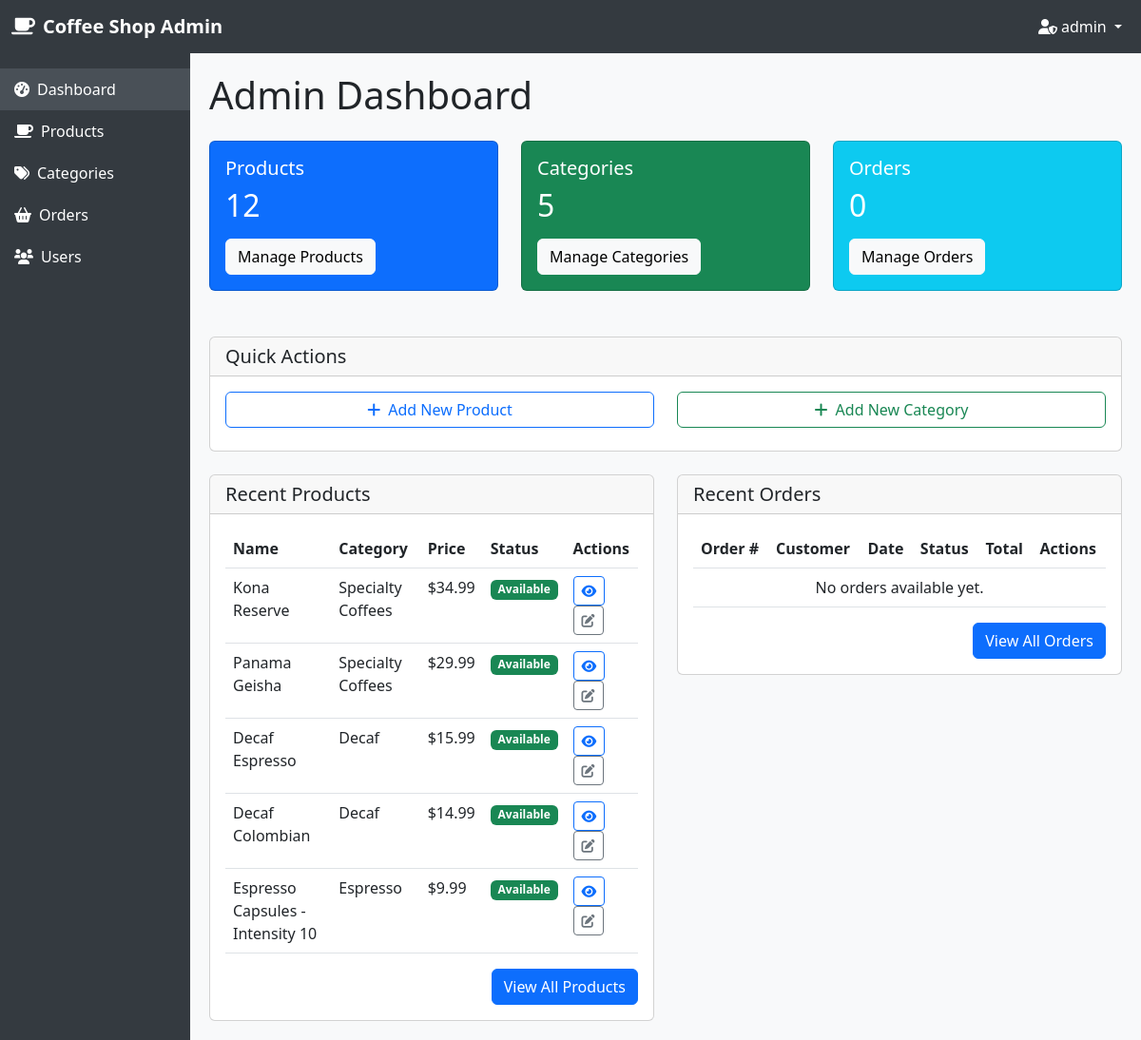
The page /admin-dashboard/ (signed in) on the database as committed earlier.
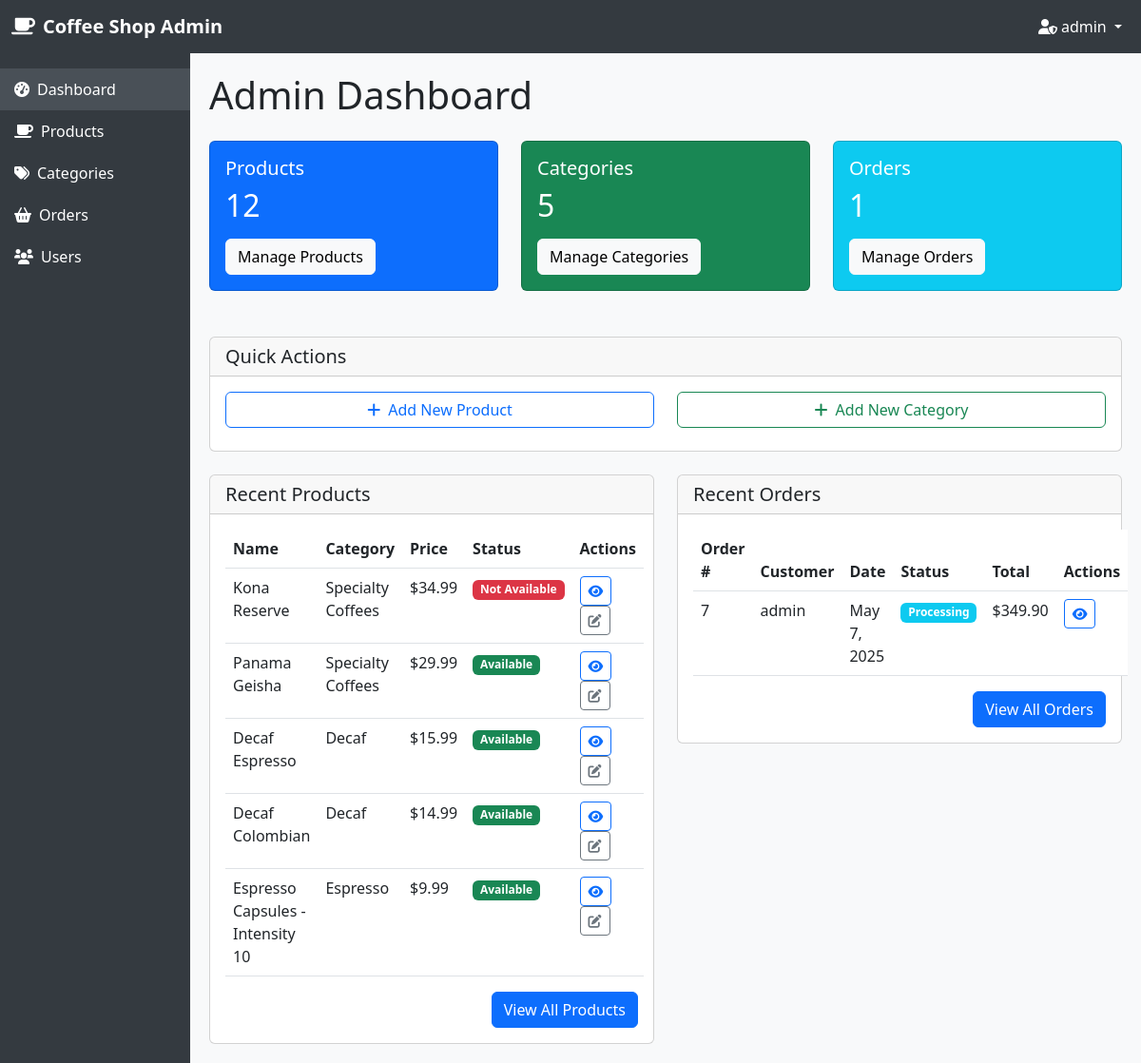
The same page on the database as committed later.
### store/models.py (models this page shows, shortened)
class Product(models.Model):
    ROAST_CHOICES = [
        ('light', 'Light Roast'),
        ('medium', 'Medium Roast'),
        ('dark', 'Dark Roast'),
        ('espresso', 'Espresso Roast'),
    ]
    FORMAT_CHOICES = [
        ('whole_bean', 'Whole Bean'),
        ('ground', 'Ground'),
        ('capsule', 'Capsules'),
    ]
    name = models.CharField(max_length=200)
    category = models.ForeignKey(Category, on_delete=models.CASCADE, related_name='products')
    description = models.TextField()
    price = models.DecimalField(max_digits=6, decimal_places=2)
    stock = models.IntegerField(default=0)
    image = models.ImageField(upload_to='products/', blank=True, null=True)
    roast_level = models.CharField(max_length=20, choices=ROAST_CHOICES)
    origin = models.CharField(max_length=100)  # País o región de origen
    format = models.CharField(max_length=20, choices=FORMAT_CHOICES)
    weight = models.IntegerField(help_text="Weight in grams")
    created_at = models.DateTimeField(auto_now_add=True)
    updated_at = models.DateTimeField(auto_now=True)
    is_available = models.BooleanField(default=True)
    class Meta:
        ordering = ['name']

class Category(models.Model):
    name = models.CharField(max_length=200, unique=True)  # Nombre único
    description = models.TextField(blank=True)  # Descripción opcional
    class Meta:
        verbose_name_plural = 'Categories'
        ordering = ['name']  # Orden alfabético

class Order(models.Model):
    STATUS_CHOICES = [
        ('pending', 'Pending'),
        ('processing', 'Processing'),
        ('shipped', 'Shipped'),
        ('delivered', 'Delivered'),
        ('cancelled', 'Cancelled'),
    ]
    customer = models.ForeignKey(Customer, on_delete=models.CASCADE, related_name='orders')
    date_ordered = models.DateTimeField(auto_now_add=True)
    complete = models.BooleanField(default=False)  # Indica si el pedido está finalizado
    transaction_id = models.CharField(max_length=100, null=True, blank=True)
    status = models.CharField(max_length=20, choices=STATUS_CHOICES, default='pending')
    shipping_address = models.TextField(blank=True, null=True)
    class Meta:
        ordering = ['-date_ordered']  # Más recientes primero
    @property
    def get_cart_total(self):
        orderitems = self.orderitem_set.all()
        total = sum([item.get_total for item in orderitems])
        return total

class Customer(models.Model):
    user = models.OneToOneField(User, on_delete=models.CASCADE)
    phone = models.CharField(max_length=15, blank=True, null=True)
    address = models.TextField(blank=True, null=True)

class OrderItem(models.Model):
    product = models.ForeignKey(Product, on_delete=models.CASCADE)
    order = models.ForeignKey(Order, on_delete=models.CASCADE)
    quantity = models.IntegerField(default=1)
    date_added = models.DateTimeField(auto_now_add=True)
    @property
    def get_total(self):
        return self.product.price * self.quantity

### store/views.py (the view)
# urls.py: path('admin-dashboard/', views.dashboard, name="dashboard"),
@user_passes_test(is_admin)
def dashboard(request):
    product_count = Product.objects.count()
    category_count = Category.objects.count()
    order_count = Order.objects.count()
    products = Product.objects.all().order_by('-created_at')
    orders = Order.objects.all().order_by('-date_ordered')
    context = {
        'product_count': product_count,
        'category_count': category_count,
        'order_count': order_count,
        'products': products,
        'orders': orders
    }
    return render(request, 'store/dashboard/dashboard.html', context)

### store/views.py (called while the page is built)
def is_admin(user):
    return user.is_staff

### store/templates/store/dashboard/dashboard.html (shortened to what the changed rows need)
{% extends 'store/dashboard/admin_base.html' %}
{% load static %}
{% block content %}
<h1 class="mb-4">Admin Dashboard</h1>
<div class="row">
    <div class="col-md-4 mb-4">
        <div class="card bg-primary text-white">
            <div class="card-body">
                <h2 class="card-text">{{ product_count }}</h2>
            </div>
        </div>
    </div>
    <div class="col-md-4 mb-4">
        <div class="card bg-success text-white">
            <div class="card-body">
                <h2 class="card-text">{{ category_count }}</h2>
            </div>
        </div>
    </div>
    <div class="col-md-4 mb-4">
        <div class="card bg-info text-white">
            <div class="card-body">
                <h5 class="card-title">Orders</h5>
                <h2 class="card-text">{{ order_count }}</h2>
                <a href="{% url 'order_list' %}" class="btn btn-light mt-2">Manage Orders</a>
            </div>
        </div>
    </div>
</div>
<div class="row mt-4">
    <div class="col-md-6">
        <div class="card">
            <div class="card-body">
                <table class="table">
                    <thead>
                        <tr>
                            <th>Name</th>
                            <th>Category</th>
                            <th>Price</th>
                            <th>Status</th>
                            <th>Actions</th>
                        </tr>
                    </thead>
                    <tbody>
                        {% for product in products|slice:":5" %}
                        <tr>
                            <td>{{ product.name }}</td>
                            <td>{{ product.category.name }}</td>
                            <td>${{ product.price }}</td>
                            <td>
                                {% if product.is_available %}
                                    <span class="badge bg-success">Available</span>
                                {% else %}
                                    <span class="badge bg-danger">Not Available</span>
                                {% endif %}
                            </td>
                            <td>
                                <a href="{% url 'product_detail' product.id %}" class="btn btn-sm btn-outline-primary">
                                    <i class="fas fa-eye"></i>
                                </a>
                                <a href="{% url 'product_update' product.id %}" class="btn btn-sm btn-outline-secondary">
                                    <i class="fas fa-edit"></i>
                                </a>
                            </td>
                        </tr>
                        {% empty %}
                        <tr>
                            <td colspan="5" class="text-center">No products added yet.</td>
                        </tr>
                        {% endfor %}
                    </tbody>
                </table>
            </div>
        </div>
    </div>
    <div class="col-md-6">
        <div class="card">
            <div class="card-body">
                <table class="table">
                    <thead>
                        <tr>
                            <th>Order #</th>
                            <th>Customer</th>
                            <th>Date</th>
                            <th>Status</th>
                            <th>Total</th>
                            <th>Actions</th>
                        </tr>
                    </thead>
                    <tbody>
                        {% for order in orders|slice:":5" %}
                        <tr>
                            <td>{{ order.id }}</td>
                            <td>{{ order.customer.user.username }}</td>
                            <td>{{ order.date_ordered|date:"F j, Y" }}</td>
                            <td>
                                {% if order.status == 'pending' %}
                                    <span class="badge bg-warning">Pending</span>
                                {% elif order.status == 'processing' %}
                                    <span class="badge bg-info">Processing</span>
                                {% elif order.status == 'shipped' %}
                                    <span class="badge bg-primary">Shipped</span>
                                {% elif order.status == 'delivered' %}
                                    <span class="badge bg-success">Delivered</span>
                                {% elif order.status == 'cancelled' %}
                                    <span class="badge bg-danger">Cancelled</span>
                                {% endif %}
                            </td>
                            <td>${{ order.get_cart_total }}</td>
                            <td>
                                <a href="{% url 'order_detail' order.id %}" class="btn btn-sm btn-outline-primary">
                                    <i class="fas fa-eye"></i>
                                </a>
                            </td>
                        </tr>
                        {% empty %}
                        <tr>
                            <td colspan="6" class="text-center">No orders available yet.</td>
                        </tr>
                        {% endfor %}
                    </tbody>
                </table>
            </div>
        </div>
    </div>
</div>
{% endblock %}

Rows that differ between the two databases and show on the page:
changed Product "Kona Reserve": is_available "Available" → "Not Available"
added Order: id "7", customer.user.username "admin", date_ordered "May 7, 2025", status "Processing", get_cart_total "349.90"
Other text that changed with them:
{{ order_count }}: "0" → "1"
text no longer shown: "No orders available yet."
